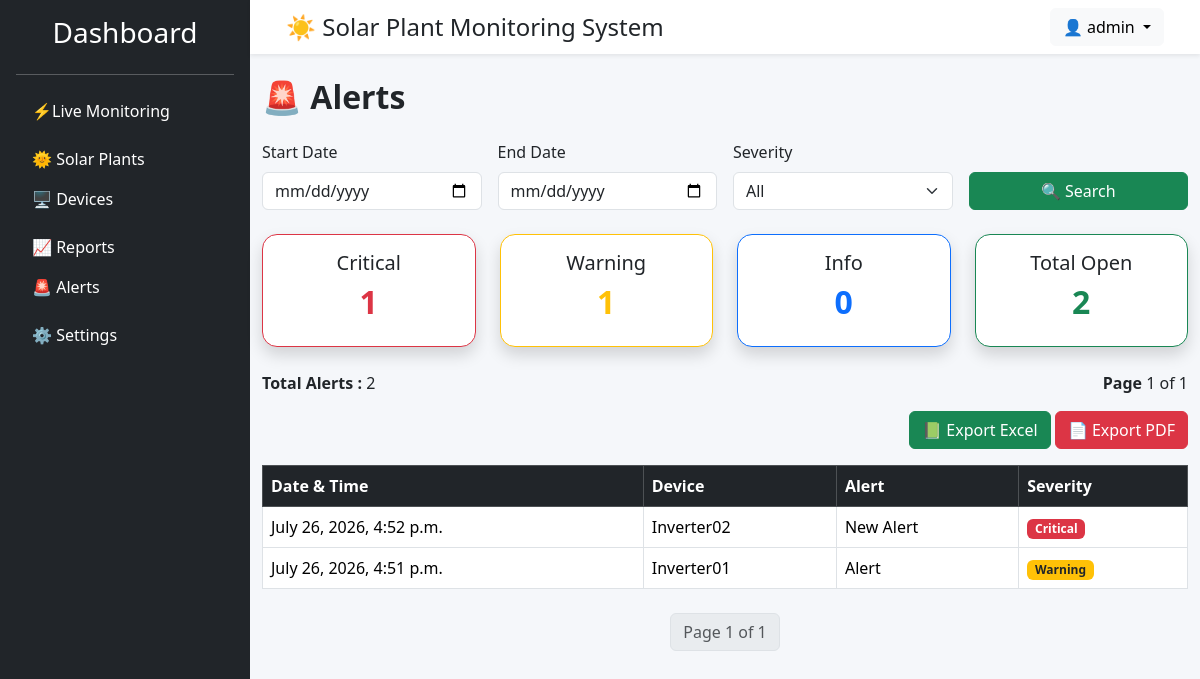
/alerts/ (signed in), run on an earlier commit of the app's database.
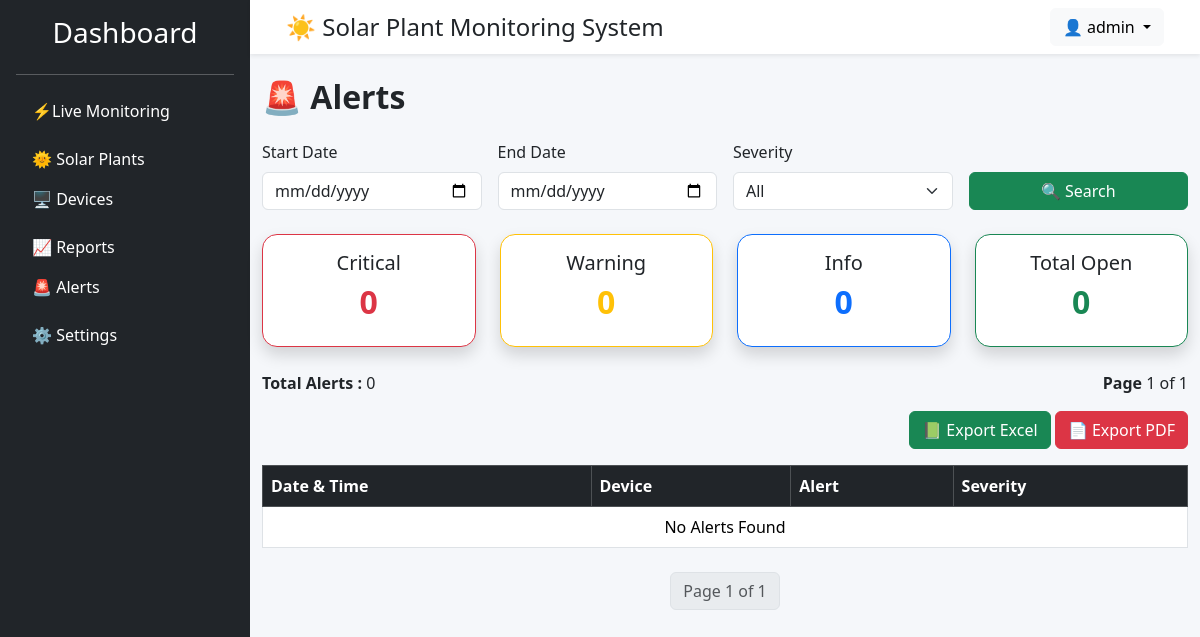
And on a later commit of the database.
### alerts/models.py (models this page shows, shortened)
class Alert(models.Model):
    SEVERITY_CHOICES = [
        ("INFO", "Info"),
        ("WARNING", "Warning"),
        ("CRITICAL", "Critical"),
    ]
    STATUS_CHOICES = [
        ("OPEN", "Open"),
        ("ACKNOWLEDGED", "Acknowledged"),
        ("RESOLVED", "Resolved"),
    ]
    device = models.ForeignKey(
        Device,
        on_delete=models.CASCADE,
        related_name="alerts"
    )
    title = models.CharField(max_length=150)
    message = models.TextField()
    severity = models.CharField(
        max_length=20,
        choices=SEVERITY_CHOICES,
        default="WARNING"
    )
    status = models.CharField(
        max_length=20,
        choices=STATUS_CHOICES,
        default="OPEN"
    )
    actual_value = models.FloatField(
        null=True,
        blank=True
    )
    threshold_value = models.FloatField(
        null=True,
        blank=True
    )
    created_at = models.DateTimeField(auto_now_add=True)
    resolved_at = models.DateTimeField(
        null=True,
        blank=True
    )
    class Meta:
        ordering = ["-created_at"]

### devices/models.py (models this page shows, shortened)
class Device(models.Model):
    DEVICE_TYPES = [
        ("INVERTER", "Inverter"),
        ("METER", "Energy Meter"),
        ("BATTERY", "Battery"),
        ("WEATHER", "Weather Station"),
        ("SENSOR", "Sensor"),
    ]
    STATUS_CHOICES = [
        ("ONLINE", "Online"),
        ("OFFLINE", "Offline"),
        ("MAINTENANCE", "Maintenance"),
    ]
    plant = models.ForeignKey(
        SolarPlant,
        on_delete=models.CASCADE,
        related_name="devices"
    )
    device_name = models.CharField(max_length=100)
    serial_number = models.CharField(
        max_length=100,
        unique=True
    )
    manufacturer = models.CharField(max_length=100)
    model = models.CharField(max_length=100)
    device_type = models.CharField(
        max_length=20,
        choices=DEVICE_TYPES
    )
    status = models.CharField(
        max_length=20,
        choices=STATUS_CHOICES,
        default="ONLINE"
    )
    installed_on = models.DateField()
    created_at = models.DateTimeField(auto_now_add=True)
    updated_at = models.DateTimeField(auto_now=True)
    class Meta:
        ordering = ["device_name"]

### alerts/views.py (the view)
# urls.py: path("", views.alert_list, name="alert_list"),
@login_required
def alert_list(request):
    alerts = Alert.objects.all().order_by("-created_at")
    start = request.GET.get("start_date")
    end = request.GET.get("end_date")
    severity = request.GET.get("severity")
    if start and end:
        alerts = alerts.filter(created_at__date__range=[start, end])
    if severity:
        alerts = alerts.filter(severity=severity)
    critical_count = Alert.objects.filter(severity="CRITICAL").count()
    warning_count = Alert.objects.filter(severity="WARNING").count()
    info_count = Alert.objects.filter(severity="INFO").count()
    open_count = Alert.objects.count()
    paginator = Paginator(alerts, 20)
    page_number = request.GET.get("page")
    page_obj = paginator.get_page(page_number)
    return render(
        request,
        "alerts/alerts.html",
        {
            "page_obj": page_obj,
            "critical_count": critical_count,
            "warning_count": warning_count,
            "info_count": info_count,
            "open_count": open_count,
            "start": start,
            "end": end,
            "severity": severity,
        },
    )

### templates/alerts/alerts.html (shortened to what the changed rows need)
{% extends 'base.html' %}
{% block content %}
<h2 class="mb-4 fw-bold">
    🚨 Alerts
</h2>
<div class="row mb-4">
    <div class="col-md-3">
        <div class="card border-danger shadow">
            <div class="card-body text-center">
                <h5>Critical</h5>
                <h2 class="text-danger">
                    {{ critical_count }}
                </h2>
            </div>
        </div>
    </div>
    <div class="col-md-3">
        <div class="card border-warning shadow">
            <div class="card-body text-center">
                <h5>Warning</h5>
                <h2 class="text-warning">
                    {{ warning_count }}
                </h2>
            </div>
        </div>
    </div>
    <div class="col-md-3">
        <div class="card border-primary shadow">
            <div class="card-body text-center">
                <h2 class="text-primary">
                    {{ info_count }}
                </h2>
            </div>
        </div>
    </div>
    <div class="col-md-3">
        <div class="card border-success shadow">
            <div class="card-body text-center">
                <h5>Total Open</h5>
                <h2 class="text-success">
                    {{ open_count }}
                </h2>
            </div>
        </div>
    </div>
</div>
<div class="d-flex justify-content-between mb-3">
    <div>
        <strong>Total Alerts :</strong>
        {{ page_obj.paginator.count }}
    </div>
    <div>
        <strong>Page</strong>
        {{ page_obj.number }}
        of
        {{ page_obj.paginator.num_pages }}
    </div>
</div>
<div class="table-responsive">
<table class="table table-bordered table-hover align-middle">
    <thead class="table-dark">
        <tr>
            <th>Date & Time</th>
            <th>Device</th>
            <th>Alert</th>
            <th>Severity</th>
        </tr>
    </thead>
    <tbody>
    {% for alert in page_obj %}
        <tr>
            <td>{{ alert.created_at }}</td>
            <td>{{ alert.device.device_name }}</td>
            <td>{{ alert.title }}</td>
            <td>
                {% if alert.severity == "CRITICAL" %}
                    <span class="badge bg-danger">
                        Critical
                    </span>
                {% elif alert.severity == "WARNING" %}
                    <span class="badge bg-warning text-dark">
                        Warning
                    </span>
                {% else %}
                    <span class="badge bg-primary">
                        Info
                    </span>
                {% endif %}
            </td>
        </tr>
    {% empty %}
        <tr>
            <td colspan="4" class="text-center">
                No Alerts Found
            </td>
        </tr>
    {% endfor %}
    </tbody>
</table>
</div>
{% endblock %}

What changed in the data, as far as the page shows it:
removed Alert: created_at "July 26, 2026, 4:52 p.m.", device.device_name "Inverter02", title "New Alert", severity "Critical"
removed Alert: created_at "July 26, 2026, 4:51 p.m.", device.device_name "Inverter01", title "Alert", severity "Warning"
Also different on the page:
{{ critical_count }}: "1" → "0"
{{ warning_count }}: "1" → "0"
{{ open_count }}: "2" → "0"
{{ page_obj.paginator.count }}: "2" → "0"
text now shown: "No Alerts Found"
